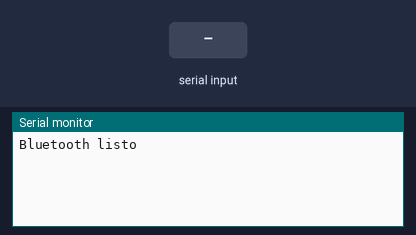
This sketch was run on a simulated ESP32. Shown: the last lines printed to the serial monitor. Inputs (shaded band) come from the test bench. Nothing arrives over Bluetooth unless stated.

Above: at 1.2 s.
1.3 s: "1" received over the second serial link
At 2.3 s:
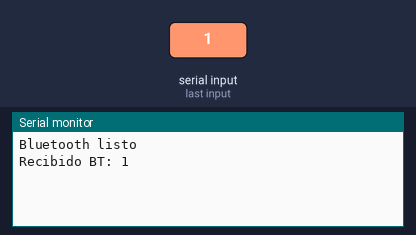
2.8 s: "2" received over the second serial link
At 3.5 s:
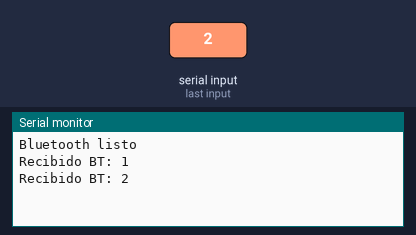

Measured:
- after the input at 1.3 s, the serial monitor: prints a new line at once (image 1)
- after the input at 2.8 s, the serial monitor: prints a new line at once (image 2)

The sketch:

Maquina_del_PecadoESP32.ino
```cpp
#include "BluetoothSerial.h"

BluetoothSerial SerialBT;

HardwareSerial ArduinoSerial(2);

void setup() {

  Serial.begin(115200);

  ArduinoSerial.begin(9600, SERIAL_8N1, 16, 17);

  SerialBT.begin("Dispensador");

  Serial.println("Bluetooth listo");
}

void loop() {

  if (SerialBT.available()) {

    char dato = SerialBT.read();

    Serial.print("Recibido BT: ");
    Serial.println(dato);

    if (dato == '1' || dato == '2' || dato == '3') {

      ArduinoSerial.write(dato);
    }
  }
}
```
